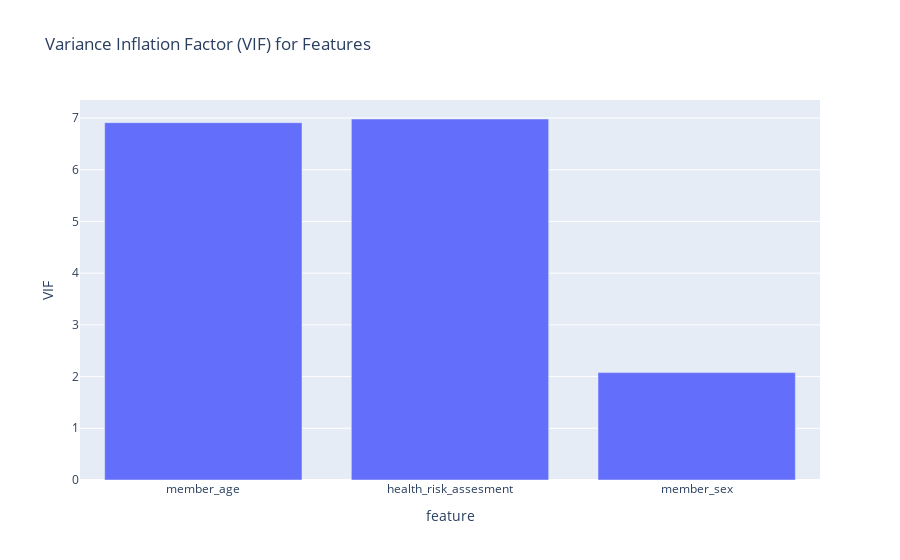

Notebook code cell kept with this figure:
### Markdown cell above
Looks like there is a moderate global correlation between age and health risk assesment and we know from our information that age and sex are incorporated into this measure. Since we plan to use bayesian methods we should probably assess for colinearity

### Code cell
vif_df = calculate_vif(data_outcome_compare, ["member_age", "health_risk_assesment", "member_sex"])
fig = px.bar(vif_df, x="feature", y="VIF", title="Variance Inflation Factor (VIF) for Features").show()
fig.show()
high_vif_features = vif_df.query("VIF > 5")
if not high_vif_features.empty:
    print(f"Warning: The following features have VIF > 5 and indicate multicollinearity: {list(high_vif_features['feature'])}")
    print("One of these will be dropped for downstream analysis to reduce collinearity.")

fig_path = os.path.join(output_dir, "vif.png")
pio.write_image(fig, fig_path)

### Figure 1 — Plotly figure (JSON) as saved in the notebook; plotly's stock layout.template omitted (floating-point values rounded to 4 significant figures)
{"data": [{"hovertemplate": "feature=%{x}<br>VIF=%{y}<extra></extra>", "legendgroup": "", "marker": {"color": "#636efa", "pattern": {"shape": ""}}, "name": "", "orientation": "v", "showlegend": false, "textposition": "auto", "type": "bar", "x": ["member_age", "health_risk_assesment", "member_sex"], "xaxis": "x", "y": [6.911, 6.981, 2.077], "yaxis": "y"}], "layout": {"barmode": "relative", "legend": {"tracegroupgap": 0}, "title": {"text": "Variance Inflation Factor (VIF) for Features"}, "xaxis": {"anchor": "y", "domain": [0, 1], "title": {"text": "feature"}}, "yaxis": {"anchor": "x", "domain": [0, 1], "title": {"text": "VIF"}}}}
